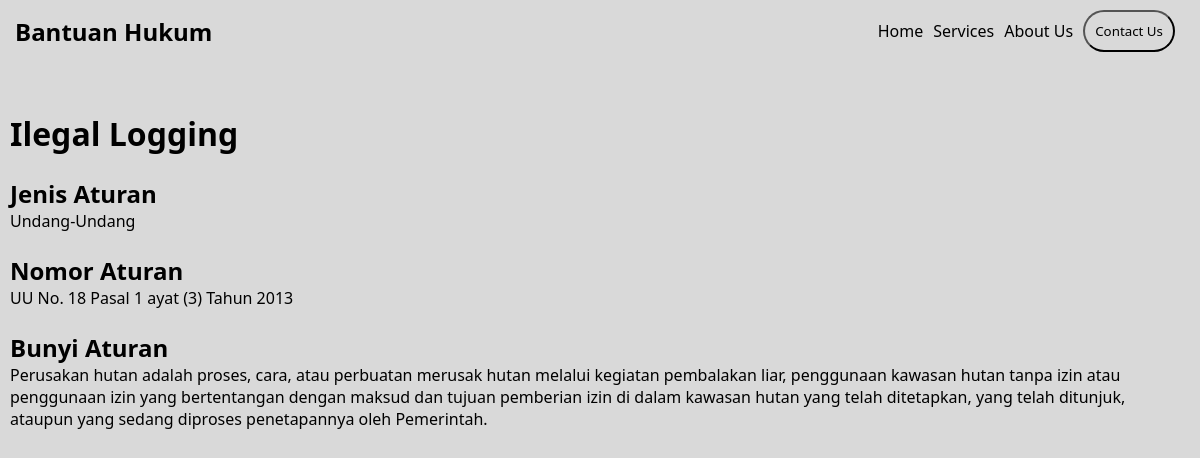
/aturan/index.php?id=1, run on the app's committed database.
### tables this page shows
CREATE TABLE `aturan` (
  `id` int(11) NOT NULL,
  `nama` varchar(50) NOT NULL,
  `jenis` varchar(20) NOT NULL,
  `aturan` varchar(50) NOT NULL,
  `bunyi` text NOT NULL,
  `keyword` varchar(255) NOT NULL
);

### aturan/index.php (the view, shortened to what this page needs)
<?php
    require '../script/conn.php';
    $id = $_GET["id"];
    $query = "SELECT * FROM `aturan` WHERE `id`='$id';";
    $result = mysqli_query($conn, $query);
    $row = mysqli_fetch_row($result);
?>
<!DOCTYPE html>
<html lang="en">
<head>
    <link rel="stylesheet" href="/style/aturan.css">
</head>
<body>
    <nav>
        <a href="/"><h1>Bantuan Hukum</h1></a>
        <div class="nav-wrapper">
            <div class="nav-list">
                <a href="">Home</a>
                <a href="">Services</a>
                <a href="">About Us</a>
            </div>
            <a href=""><button>Contact Us</button></a>
        </div>
    </nav>
    <article>
        <section>
            <h1><?= $row[1]; ?></h1><br>
            <h2>Jenis Aturan</h2>
            <p><?= $row[2]; ?></p><br>
            <h2>Nomor Aturan</h2>
            <p><?= $row[3]; ?></p><br>
            <h2>Bunyi Aturan</h2>
            <p><?= $row[4]; ?></p><br>
        </section>
    </article>
</body>
</html>

### style/aturan.css (style rules this page uses)
* { margin: 0; font-family: 'Segoe UI', Tahoma, Geneva, Verdana, sans-serif; }
body { background-color: #D9D9D9; }
a { text-decoration: none; color: inherit; }
button { background-color: transparent; border-radius: 25px; padding: 10px; cursor: pointer; }
nav { display: flex; align-items: center; text-align: center; justify-content: space-between; margin: 10px 15px; }
nav div a { margin-right: 10px; }
.nav-wrapper { display: flex; align-items: center; text-align: center; }
.nav-list { display: none; }
article { margin: 10px; margin-bottom: 50px; padding-top: 50px; display: flex; justify-content: center; }
article h1 { font-size: 2em; }
@media screen and (min-width: 600px) { .nav-list { display: flex; } }

### data on the page
aturan: nama "Ilegal Logging", jenis "Undang-Undang", aturan "UU No. 18 Pasal 1 ayat (3) Tahun 2013", bunyi "Perusakan hutan adalah proses, cara, atau perbuatan merusak hutan melalui kegiatan pembalakan liar, penggunaan kawasan hutan tanpa izin atau penggunaan izin yang bertentangan dengan maksud dan tujuan pemberian izin di dalam kawasan hutan yang telah ditetapkan, yang telah ditunjuk, ataupun yang sedang diproses penetapannya oleh Pemerintah."
